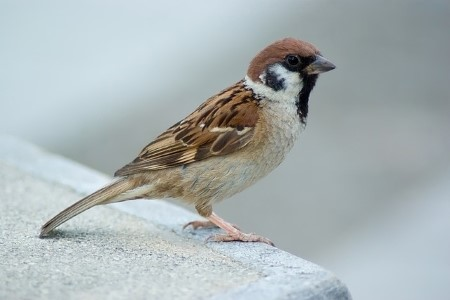
#> input picture etalonimages/sparrow3.jpg, 450 x 300 px
$ python main_granulationtest.py
#> lines starting #> are read from the running program, lines starting #| are printed output that depends on the picture
### basefunctions.py
import cv2
import matplotlib.pyplot as plt


def converttobin(n):
    return [int(digit) for digit in f'{n:08b}']

def convertDescriptor(descriptor):
    return [bit for byte in descriptor for bit in converttobin(byte)]

def convertAllDescriptors(descriptors):
    return [convertDescriptor(descriptor) for descriptor in descriptors]

def makeImgGray(image):
    imagegray = cv2.cvtColor(image, cv2.COLOR_BGR2GRAY)
    return imagegray

def findKeypoints(imagegray, features):
    (keypoints, des) = features.detectAndCompute(imagegray, None)
    return des

# [4 lines left out: function drawKeypointsMatches, not called in this run]

### main_granulationtest.py
import cv2
import csv
import time
from basefunctions import *
from imageprocessing import *
from matching.matching_contextclass import MatchContextClass
from matching.method1 import MatchingMethod1
from preprocessing.preprocessing_contextclass import PreprocessContextClass
from preprocessing.preprocess_granulation1 import GranulationWithThreshold
from preprocessing.preprocess_granulation2 import GranulationStartedFromMin
from preprocessing.preprocess_simpleremove import SimpleRemoving

features = cv2.ORB_create(500)

image1 = cv2.imread('etalonimages//sparrow3.jpg')
#> image1 is the input picture: shape (300, 450, 3); mean B, G, R 180.7, 179.5, 170.5
image1gray = makeImgGray(image1)
image2 = cv2.imread('etalonimages//synychka1.jpg')
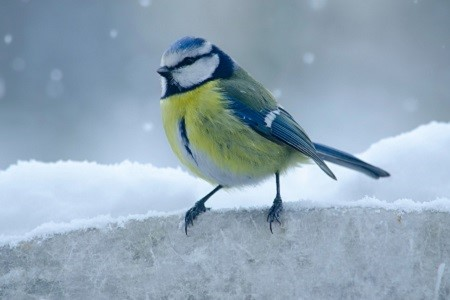
#> input picture etalonimages/synychka1.jpg, 450 x 300 px
#> image2 is the input picture: shape (300, 450, 3); mean B, G, R 183.1, 166.9, 145.9
image2gray = makeImgGray(image2)
image3 = cv2.imread('etalonimages//lastivka1.jpg')
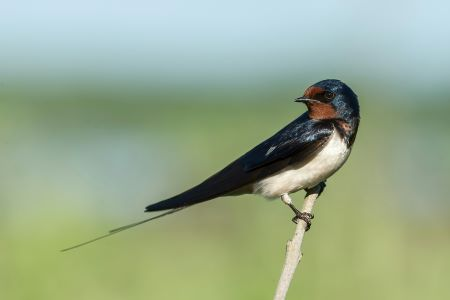
#> input picture etalonimages/lastivka1.jpg, 450 x 300 px
#> image3 is the input picture: shape (300, 450, 3); mean B, G, R 142.2, 170.6, 152.5
image3gray = makeImgGray(image3)
image4 = cv2.imread('etalonimages//pigeon5.jpg')
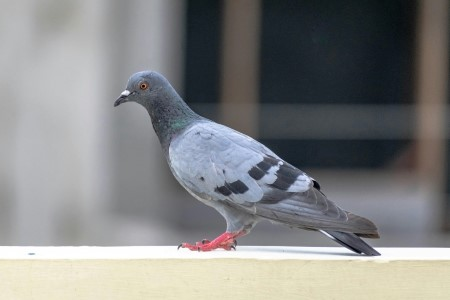
#> input picture etalonimages/pigeon5.jpg, 450 x 300 px
#> image4 is the input picture: shape (300, 450, 3); mean B, G, R 132.1, 132.1, 131.3
image4gray = makeImgGray(image4)
image5 = cv2.imread('etalonimages//raven1.jpg')
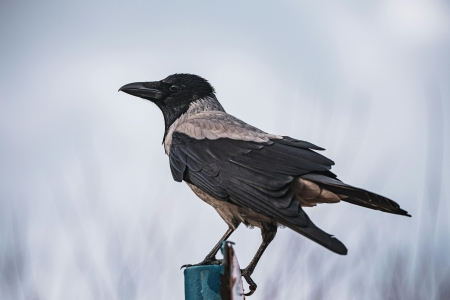
#> input picture etalonimages/raven1.jpg, 450 x 300 px
#> image5 is the input picture: shape (300, 450, 3); mean B, G, R 192.4, 181.3, 175.8
image5gray = makeImgGray(image5)
#> in makeImgGray (call 5), `imagegray = cv2.cvtColor(image, cv2.COLOR_BGR2GRAY)`:
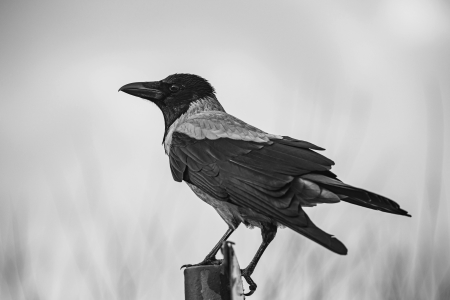
#> imagegray: shape (300, 450); min 11, max 231, mean 180.9

des2 = findKeypoints(image1gray, features)
#> in findKeypoints, `(keypoints, des) = features.detectAndCompute(imagegray, None)`: keypoints = 493 keypoints; strongest (x, y, size): (247, 87, 31), (257, 98, 31), (203, 125, 31), (244, 85, 31)
bit_des_etalon1 = convertAllDescriptors(des2)
#> bit_des_etalon1 = 493 items

des2 = findKeypoints(image2gray, features)
#> in findKeypoints (call 2), `(keypoints, des) = features.detectAndCompute(imagegray, None)`: keypoints = 482 keypoints; strongest (x, y, size): (204, 202, 44.6), (206, 202, 53.6), (205, 203, 64.3), (204, 203, 31)
bit_des_etalon2 = convertAllDescriptors(des2)
#> bit_des_etalon2 = 482 items

des2 = findKeypoints(image3gray, features)
#> in findKeypoints (call 3), `(keypoints, des) = features.detectAndCompute(imagegray, None)`: keypoints = 485 keypoints; strongest (x, y, size): (333, 140, 111.1), (334, 134, 92.6), (333, 134, 77.1), (334, 135, 64.3)
bit_des_etalon3 = convertAllDescriptors(des2)
#> bit_des_etalon3 = 485 items

des2 = findKeypoints(image4gray, features)
#> in findKeypoints (call 4), `(keypoints, des) = features.detectAndCompute(imagegray, None)`: keypoints = 481 keypoints; strongest (x, y, size): (128, 92, 31), (281, 162, 31), (379, 254, 31), (378, 253, 37.2)
bit_des_etalon4 = convertAllDescriptors(des2)
#> bit_des_etalon4 = 481 items

des2 = findKeypoints(image5gray, features)
#> in findKeypoints (call 5), `(keypoints, des) = features.detectAndCompute(imagegray, None)`: keypoints = 492 keypoints; strongest (x, y, size): (184, 268, 31), (228, 239, 31), (216, 256, 37.2), (216, 257, 31)
bit_des_etalon5 = convertAllDescriptors(des2)
#> bit_des_etalon5 = 492 items

bit_des_etalons = [bit_des_etalon1, bit_des_etalon2, bit_des_etalon3, bit_des_etalon4, bit_des_etalon5]

image6 = cv2.imread('notetalonimages//duck2.jpg')
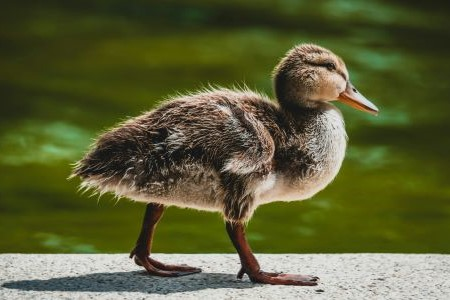
#> input picture notetalonimages/duck2.jpg, 450 x 300 px
#> image6 is the input picture: shape (300, 450, 3); mean B, G, R 54.2, 94.7, 91.3
image6gray = makeImgGray(image6)
#> in makeImgGray (call 6), `imagegray = cv2.cvtColor(image, cv2.COLOR_BGR2GRAY)`:
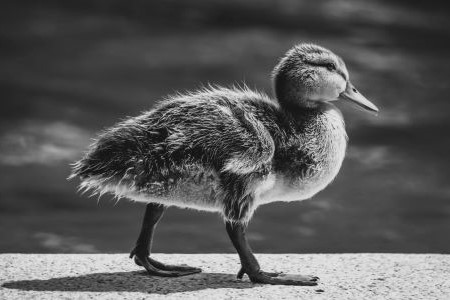
#> imagegray: shape (300, 450); min 0, max 240, mean 89.1
image7 = cv2.imread('notetalonimages//jay2.jpg')
#> (the run stopped early here; a loop or call above may not have finished)
